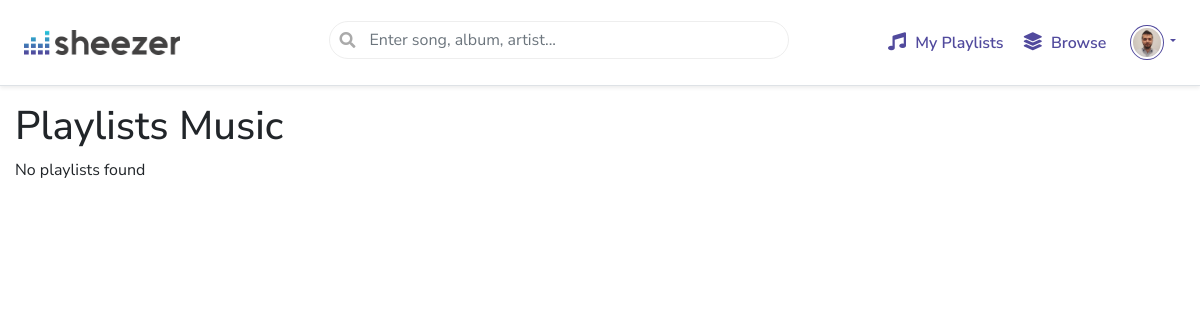
The app's page /music/playlists/ (signed in), older data.
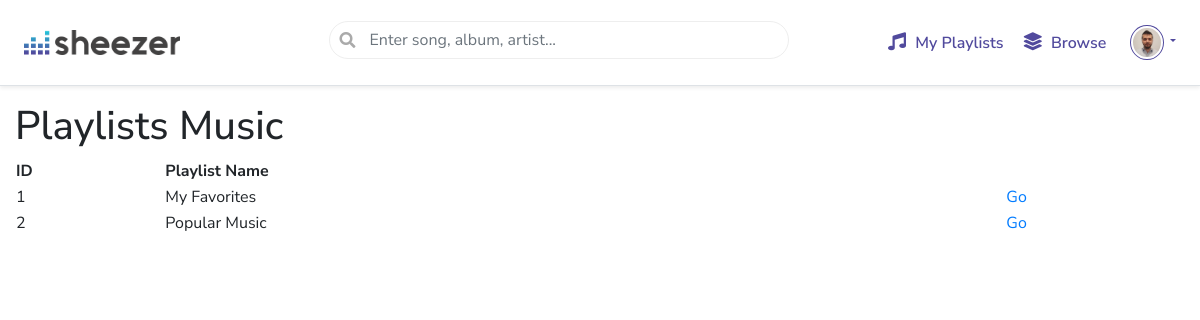
The same page, newer data.
### accounts/models.py (models this page shows, shortened)
class Profile(models.Model):
    user = models.OneToOneField(User, on_delete = models.CASCADE)
    first_name = models.CharField(max_length = 100, blank = True)
    last_name = models.CharField(max_length = 100, blank = True)
    email = models.CharField(max_length = 100, blank = True)
    image = models.ImageField(default = 'default.png', upload_to = 'profile_pics')

### music/models.py (models this page shows, shortened)
class Playlist(models.Model):
    name = models.CharField(max_length = 100)
    creation_date = models.DateTimeField(auto_now = True)
    songs = models.ManyToManyField('Song')
    created_by = models.ForeignKey(User, on_delete = models.CASCADE)

### music/views.py (the view)
# urls.py: path('playlists/', views.playlists_view, name="playlists"),
def playlists_view(request):
    user = request.user
    playlists = Playlist.objects.filter(created_by = user)
    return render(request, 'music/playlists.html', {'data' : playlists})

### music/templates/music/playlists.html (shortened to what this page needs)
{% extends 'layout.html' %}
{% block content %}
<div class="container-fluid">
    <h1>Playlists Music</h1>
    {% if data|length > 0 %}
        <table id="datatable">
            <thead>
                <th>ID</th>
                <th>Playlist Name</th>
                <th></th>
              </thead>
              <tbody>
                  {% for playlist in data %}
                  <tr>
                      <td>{{ playlist.id }}</td>
                      <td>{{ playlist.name }}</td>
                      <td><a href="{% url 'music:playlist' playlist.id %}">Go</a></td>
                  </tr>
                  {% endfor %}
              </tbody>
        </table>
    {% else %}
        <p>No playlists found</p>
    {% endif %}
</div>
{% endblock %}

### templates/layout.html (shortened to what this page needs)
{% load static from static %}
<!DOCTYPE html>
<html>
    <head>
        <link rel="stylesheet" href="https://stackpath.bootstrapcdn.com/bootstrap/4.4.1/css/bootstrap.min.css">
        <link rel="stylesheet" href="{% static 'styles.css' %}">
        <link href="https://cdnjs.cloudflare.com/ajax/libs/font-awesome/5.11.2/css/all.css" rel="stylesheet">
        <link href="https://cdn.datatables.net/1.10.20/css/dataTables.bootstrap4.min.css" rel="stylesheet">
    </head>
    <body>
        <header>
            <div class="d-flex flex-column flex-md-row align-items-center p-3 px-md-4 mb-3 bg-white border-bottom shadow-sm">
                <h5 class="my-0 mr-md-auto"><a href="{% url 'home' %}"><img src="{% static '/logo.png' %}" class="logo"/></a></h5>
                <div class="my-0 mr-md-auto nav-search-wrapper">
                    <form action="/music/search" method="GET" id="nav-search-form">
                        <input type="text" class="form-control" name="search" placeholder="Enter song, album, artist...">
                    </form>
                </div>
                {% if user.is_authenticated %}
                <nav class="my-2 my-md-0 mr-md-3">
                    <a class="p-2" href="{% url 'music:playlists' %}"><i class="fas fa-music"></i> My Playlists</a>
                    <a class="p-2" href="{% url 'music:browse' %}"><i class="fas fa-layer-group"></i> Browse</a>
                </nav>
                <div class="btn-group nav-dropdown">
                    <a href="#" class="dropdown-toggle" data-toggle="dropdown" aria-haspopup="true" aria-expanded="false">
                        <img src="{{ user.profile.image.url }}" alt="" class="rounded-circle">
                    </a>
                </div>
                {% else %}
                    <a class="btn btn-primary mr-2" href="{% url 'accounts:login' %}">Login</a>
                    <a class="btn btn-secondary" href="{% url 'accounts:signup' %}">Signup</a>
                {% endif %}
            </div>
        </header>
       <div class="wrapper">
            {% if user.is_authenticated %}
                {% block content %}
                {% endblock %}
            {% else %}
                <div class="alert alert-secondary text-center mr-3 ml-3">
                    <i class="fas fa-user-lock fa-2x"></i><br>
                    You don't have permissions to see this page.<br> Please log in to continue!
                </div>
            {% endif %}
       </div>
    </body>
</html>

### assets/styles.css (style rules this page uses)
body { margin: 0; padding: 0; background: #fff; font-family: 'Nunito Sans', sans-serif; }
form input { display: block; background-color: #fff; border: 1px solid #ccc; border-radius: 5px; margin-top: 5px; margin-bottom: 10px; height: 35px; padding: 5px 10px; width: 100%; }
#datatable { width: 100%; }
.logo { height: 25px; }
nav a { display: inline-block; font-weight: 600; color: #514A9D; }
nav a i { font-size: 18px; margin-right: 5px; }
.nav-search-wrapper { width: 40%; margin-left: 5%; }
#nav-search-form input { padding-left: 40px; border-radius: 25px; border: 1px solid #eee; }
.nav-dropdown .dropdown-toggle { color: #514A9D; font-size: 12px; }
.nav-dropdown .dropdown-toggle img { height: 35px; padding: 2px; border: 1px solid #514A9D; }

Row changes from the older to the newer data that the page shows:
added Playlist: id "1", name "My Favorites"
added Playlist: id "2", name "Popular Music"
Text that changed along with them:
text no longer shown: "No playlists found"
text now shown: "ID Playlist Name"
